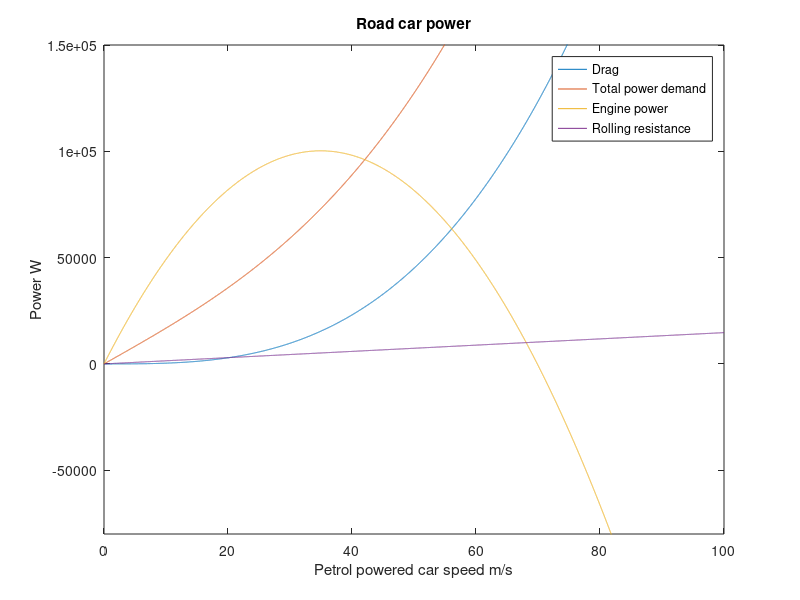

Write MATLAB code to recreate this figure.
% EMTH171
% Case_Study1: Exercise 2:
% Analyzing a car of petrol power supply system with several factors
% mzh99/jzh200 | Jiyao Zhu & Menghao Zhan

clear
clc
close all

% Motor out power(W)/ Sharf speed (RPM)
% Known values
m = 1500;    % Mass of car (Kg)
c_d = 0.3;   % Drag coefficient
area = 2;    % Frontal area (m^2)
c_rr = 0.010;% Rolling resistance 
a = 420;     % Engine parameters a (W.s/rad)
b = 0.44;    % Engine parameters b (W.s 2 /rad 2)
r_f = 3.50;  % Final drive ratio (m)
r_g = 0.8;   % Top gear with a gearbox ratio (m)
r_w = 0.205; % Wheel radius (m)
g = 9.81;    % Gravity coefficient (m/s^2)
air = 1.2;   % Air density (Kg/m^3)
% ========================Changeable Values in 4 Cases=====================
angle = 0;   % Gradient (degree)
acc = 1;     % Acceleration (m/s^2)
K = r_w/(r_f*r_g); % K 
%--------------------------------Function----------------------------------
% Power demand from drag resistance
p_d = @(v) c_d.*area.*(1/2).*v.^3*air;
% Power demand from rolling resistance
p_rr = @(v) c_rr.*m*g.*cos(angle).*v;
% Power demand from gradient
p_r = @(v) m.*g.*sin(angle).*v;
% Power demand from acceleration
p_a = @(v) m.*acc.*v;
% Engine power
p_e = @(v) ((a*v)/ K) - (b*v.^2)/K.^2;
% Total power demand
p_t = @(v) p_d(v) + p_r(v) + p_rr(v) + p_a(v)
%---------------------------------Values-----------------------------------
vMin = 0;
vMax = 100;
vstep = 0.01;
xarray = vMin : vstep : vMax;
%---------------------------------Plotting---------------------------------
figure(1)
plot(xarray, p_d(xarray), 'DisplayName', 'Drag')
title('Road car power')
ylim([-8e4 150000]);
xlabel('Petrol powered car speed m/s')
ylabel('Power W')
hold on
plot(xarray, p_t(xarray), 'DisplayName', 'Total power demand')
plot(xarray, p_e(xarray), 'DisplayName', 'Engine power')
plot(xarray, p_rr(xarray), 'DisplayName', 'Rolling resistance')
hold off
legend

